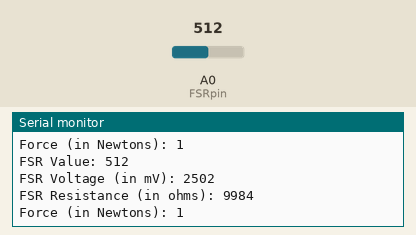
Recording of a sketch running on a simulated Arduino Uno, built with avr-gcc and run on an emulated ATmega328P. Parts: the last lines printed to the serial monitor. Inputs (shaded band) come from the test bench; at power-on: A0 (FSRpin) = 512.

Above: at 6.0 s.
6.1 s: A0 (FSRpin) set to 195
At 6.6 s:
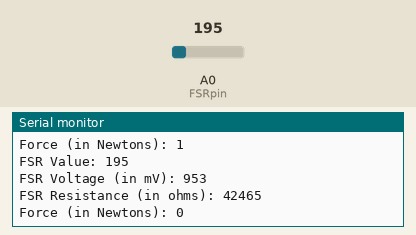
10.2 s: A0 (FSRpin) set to 211
At 11.2 s:
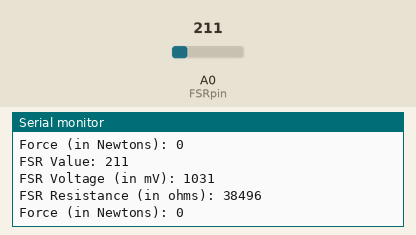
Timing chart, 0 to 12.7 s (numbered marks = the images above; inputs shaded):
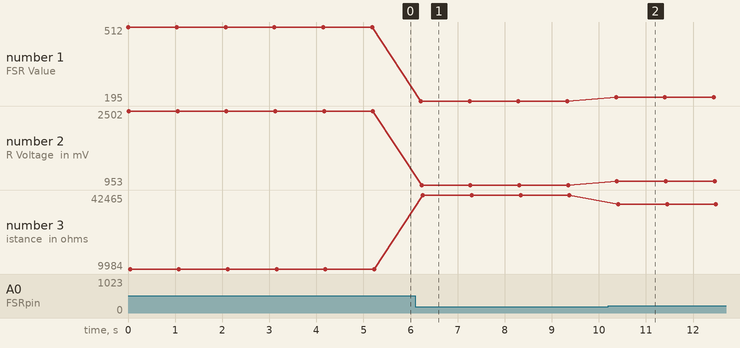

Measured:
- after the input at 6.1 s, the serial monitor: prints a new line after 0.12 s (image 1)
- after the input at 10.2 s, the serial monitor: prints a new line after 0.17 s (image 2)
- plotted number 1: 512 → 195 after the input at 6.1 s, 195 → 211 after the input at 10.2 s
- plotted number 2: 2502 → 953 after the input at 6.1 s, 953 → 1031 after the input at 10.2 s
- plotted number 3: 9984 → 42465 after the input at 6.1 s, 42465 → 38496 after the input at 10.2 s

The sketch:

FSR_N.ino
```cpp
int FSRpin = A0;  //Initialize the FSR pin
int FSRvalue;     //Variable to store FSR analog values

int voltage;     //Variable to store FSR values to Voltage
unsigned long resistance;  //Variable to store the resistance calculated from the Voltage
unsigned long conductance; //Variable to store the conductance calculated from the Resistance
unsigned long force;      //Variable to store the force on FSR calculated from the Conductance

void setup() {
  Serial.begin(9600);     //Initialize the Arduino's serial
  pinMode(FSRpin, INPUT); //Set the FSR mode as INPUT
}

void loop() {
  FSRvalue = analogRead(FSRpin); //Read the FSR values
  Serial.print("FSR Value: "); //Print the FSR values
  Serial.println(FSRvalue);

  //Analog FSR value is converted to Voltage
  voltage = map(FSRvalue, 0, 1023, 0, 5000);
  Serial.print("FSR Voltage (in mV): "); //Print voltage
  Serial.println(voltage);

  if (voltage == 0) { // If voltage is 0 then No pressure on FSR
    Serial.println("No Pressure (0N)");
  } else {
    //Calculate the resistance from the non zero voltage
    resistance = (5000 - voltage);
    resistance *= 10000;
    resistance /= voltage;
    Serial.print("FSR Resistance (in ohms): "); //Print resistance in Ohms
    Serial.println(resistance);

    conductance = 1000000/resistance; //Calculate conductance in microMho

    if (conductance <= 1000) { //If conductance is less than 1000 (Low force Range)
      force = conductance / 80;
      Serial.print("Force (in Newtons): "); //Print force in Newton
      Serial.println(force);
    } else { //If conductance is greater than 1000 (High force Range)
      force = (conductance - 1000)/30;
      Serial.print("Force (in Newtons): "); //Print force in Newton
      Serial.println(force);
    }
  }
  Serial.println("");
  delay(1000);
}
```
